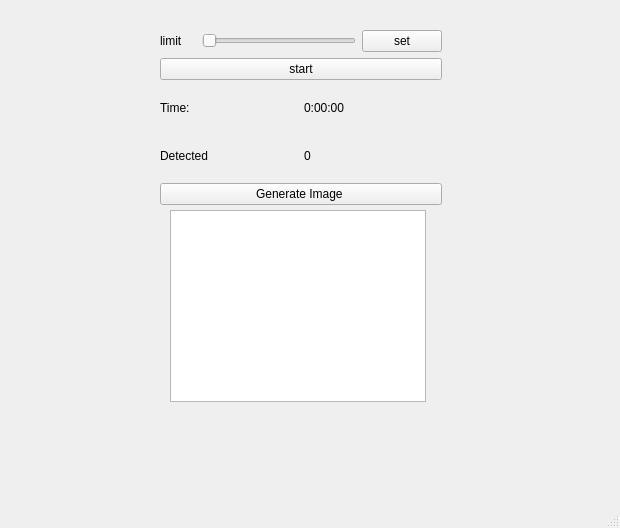
<?xml version="1.0" encoding="UTF-8"?>
<ui version="4.0">
 <class>MainWindow</class>
 <widget class="QMainWindow" name="MainWindow">
  <property name="geometry">
   <rect>
    <x>0</x>
    <y>0</y>
    <width>620</width>
    <height>528</height>
   </rect>
  </property>
  <property name="windowTitle">
   <string>MainWindow</string>
  </property>
  <widget class="QWidget" name="centralwidget">
   <widget class="QWidget" name="verticalLayoutWidget">
    <property name="geometry">
     <rect>
      <x>160</x>
      <y>30</y>
      <width>282</width>
      <height>175</height>
     </rect>
    </property>
    <layout class="QVBoxLayout" name="verticalLayout_4">
     <item>
      <layout class="QHBoxLayout" name="horizontalLayout_7">
       <item>
        <widget class="QLabel" name="limit">
         <property name="text">
          <string>limit</string>
         </property>
        </widget>
       </item>
       <item>
        <widget class="QLabel" name="limitValue">
         <property name="enabled">
          <bool>true</bool>
         </property>
         <property name="text">
          <string/>
         </property>
        </widget>
       </item>
       <item>
        <widget class="QSlider" name="limitSlider">
         <property name="orientation">
          <enum>Qt::Horizontal</enum>
         </property>
        </widget>
       </item>
       <item>
        <widget class="QPushButton" name="pushButton">
         <property name="text">
          <string>set</string>
         </property>
        </widget>
       </item>
      </layout>
     </item>
     <item>
      <layout class="QHBoxLayout" name="horizontalLayout_8">
       <item>
        <widget class="QPushButton" name="statusButton">
         <property name="text">
          <string>start</string>
         </property>
        </widget>
       </item>
      </layout>
     </item>
     <item>
      <layout class="QHBoxLayout" name="horizontalLayout_3">
       <item>
        <widget class="QLabel" name="label">
         <property name="text">
          <string>Time:</string>
         </property>
        </widget>
       </item>
       <item>
        <widget class="QLabel" name="elapsed">
         <property name="text">
          <string>0:00:00</string>
         </property>
        </widget>
       </item>
      </layout>
     </item>
     <item>
      <layout class="QHBoxLayout" name="horizontalLayout_2">
       <item>
        <widget class="QLabel" name="label_5">
         <property name="text">
          <string>Detected</string>
         </property>
        </widget>
       </item>
       <item>
        <widget class="QLabel" name="detectionTimes">
         <property name="text">
          <string>0</string>
         </property>
        </widget>
       </item>
      </layout>
     </item>
     <item>
      <widget class="QPushButton" name="generateButton">
       <property name="text">
        <string>Generate Image </string>
       </property>
      </widget>
     </item>
    </layout>
   </widget>
   <widget class="QListView" name="fileList">
    <property name="geometry">
     <rect>
      <x>170</x>
      <y>210</y>
      <width>256</width>
      <height>192</height>
     </rect>
    </property>
   </widget>
  </widget>
  <widget class="QMenuBar" name="menubar">
   <property name="geometry">
    <rect>
     <x>0</x>
     <y>0</y>
     <width>620</width>
     <height>22</height>
    </rect>
   </property>
  </widget>
  <widget class="QStatusBar" name="statusbar"/>
 </widget>
 <resources/>
 <connections/>
</ui>
